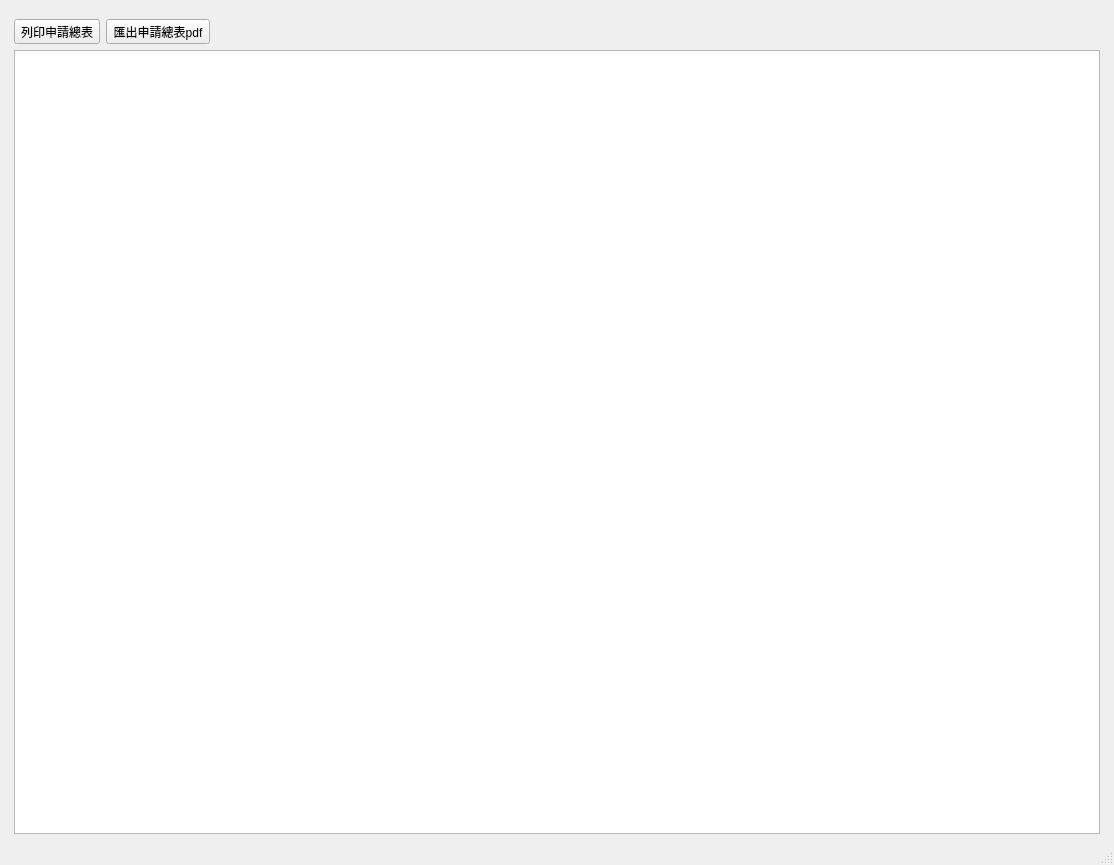
<?xml version="1.0" encoding="UTF-8"?>
<ui version="4.0">
 <class>WindowInsCalculated</class>
 <widget class="QMainWindow" name="WindowInsCalculated">
  <property name="geometry">
   <rect>
    <x>0</x>
    <y>0</y>
    <width>1114</width>
    <height>865</height>
   </rect>
  </property>
  <property name="windowTitle">
   <string>醫療費用申報總表</string>
  </property>
  <widget class="QWidget" name="centralwidget">
   <layout class="QHBoxLayout" name="horizontalLayout">
    <item>
     <layout class="QVBoxLayout" name="verticalLayout">
      <property name="leftMargin">
       <number>5</number>
      </property>
      <property name="topMargin">
       <number>10</number>
      </property>
      <property name="rightMargin">
       <number>5</number>
      </property>
      <item>
       <layout class="QHBoxLayout" name="horizontalLayout_2">
        <item>
         <widget class="QToolButton" name="toolButton_print">
          <property name="text">
           <string>列印申請總表</string>
          </property>
          <property name="icon">
           <iconset>
            <normaloff>../icons/printer-printing.png</normaloff>../icons/printer-printing.png</iconset>
          </property>
          <property name="toolButtonStyle">
           <enum>Qt::ToolButtonTextBesideIcon</enum>
          </property>
         </widget>
        </item>
        <item>
         <widget class="QToolButton" name="toolButton_export_pdf">
          <property name="text">
           <string>匯出申請總表pdf</string>
          </property>
          <property name="icon">
           <iconset>
            <normaloff>../icons/document-export.svg</normaloff>../icons/document-export.svg</iconset>
          </property>
          <property name="toolButtonStyle">
           <enum>Qt::ToolButtonTextBesideIcon</enum>
          </property>
         </widget>
        </item>
        <item>
         <spacer name="horizontalSpacer">
          <property name="orientation">
           <enum>Qt::Horizontal</enum>
          </property>
          <property name="sizeHint" stdset="0">
           <size>
            <width>40</width>
            <height>20</height>
           </size>
          </property>
         </spacer>
        </item>
       </layout>
      </item>
      <item>
       <widget class="QTextEdit" name="textEdit_total_fee">
        <property name="html">
         <string>&lt;!DOCTYPE HTML PUBLIC &quot;-//W3C//DTD HTML 4.0//EN&quot; &quot;http://www.w3.org/TR/REC-html40/strict.dtd&quot;&gt;
&lt;html&gt;&lt;head&gt;&lt;meta name=&quot;qrichtext&quot; content=&quot;1&quot; /&gt;&lt;style type=&quot;text/css&quot;&gt;
p, li { white-space: pre-wrap; }
&lt;/style&gt;&lt;/head&gt;&lt;body style=&quot; font-family:'Cantarell'; font-size:10pt; font-weight:400; font-style:normal;&quot;&gt;
&lt;p style=&quot;-qt-paragraph-type:empty; margin-top:0px; margin-bottom:0px; margin-left:0px; margin-right:0px; -qt-block-indent:0; text-indent:0px;&quot;&gt;&lt;br /&gt;&lt;/p&gt;&lt;/body&gt;&lt;/html&gt;</string>
        </property>
       </widget>
      </item>
     </layout>
    </item>
   </layout>
  </widget>
  <widget class="QStatusBar" name="statusbar"/>
  <widget class="QMenuBar" name="menubar">
   <property name="geometry">
    <rect>
     <x>0</x>
     <y>0</y>
     <width>1114</width>
     <height>28</height>
    </rect>
   </property>
  </widget>
 </widget>
 <resources/>
 <connections/>
</ui>
